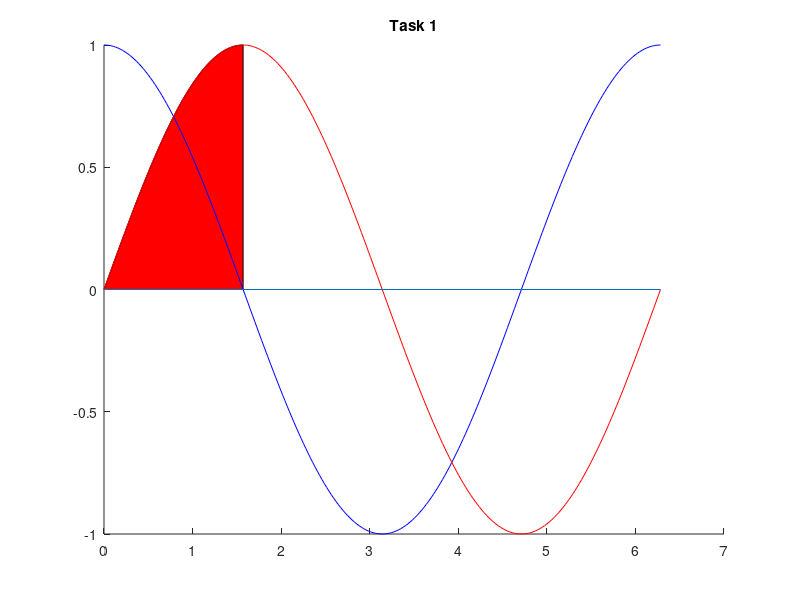
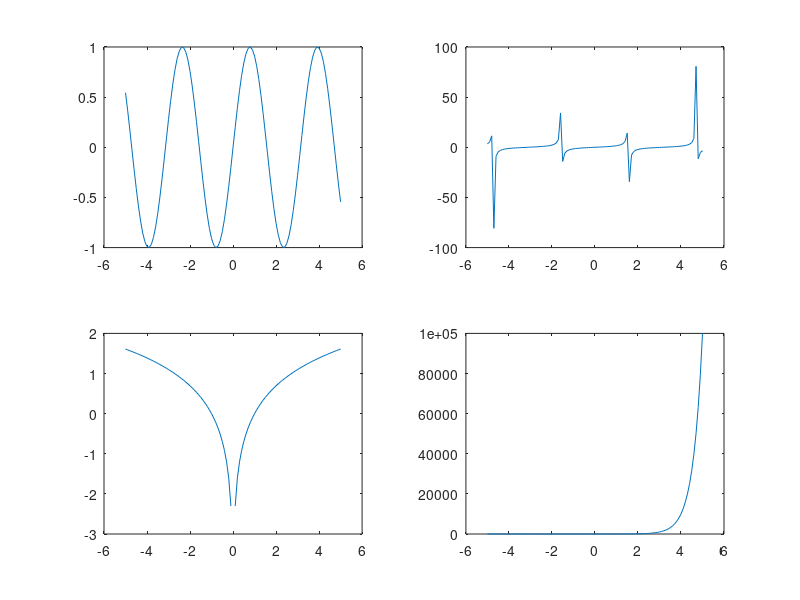
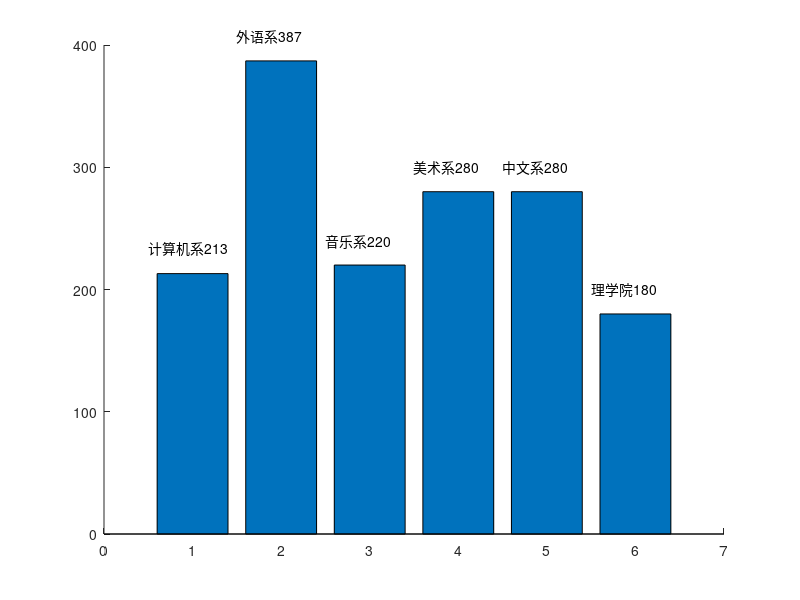
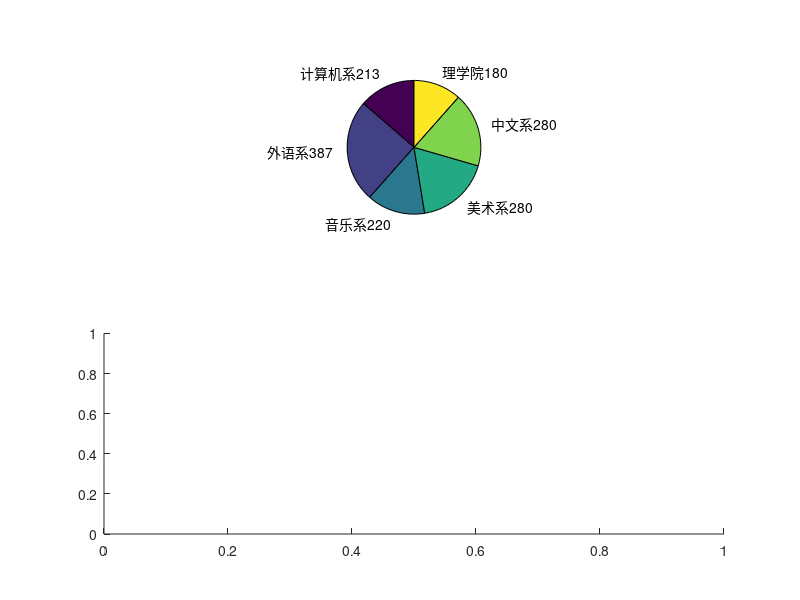

MATLAB code for these plots, in order: (Note: this script raises an error after producing the figures.)
% Task 1
figure;
hold on
x1 = 0:pi/120:pi/2;
y1 = sin(x1);
fill([x1,pi/2],[y1,0],'r');
x2 = 0:pi/120:pi*2;
y2 = cos(x2);
y3 = sin(x2);
plot(x2,y2,'b');
plot(x2,y3,'r');
line([0,2*pi],[0,0]);
title('Task 1');
hold off

% Task 2
figure;
hold on
x = -5:0.1:5;
subplot(2,2,1)
title('Task 2.1');
plot(x,sin(2*x));
subplot(2,2,2)
title('Task 2.2');
plot(x,tan(x));
subplot(2,2,3)
title('Task 2.3');
plot(x,log(x));
subplot(2,2,4)
title('Task 2.4');
plot(x,10.^x);
hold off

% Task 3 
figure;
hold on;
y=[213,387,220,280,280,180];
bar(y);
name={'计算机系','外语系','音乐系','美术系','中文系','理学院'};
for i=1:6
text(i-0.5,y(i)+20,strcat(name(i),num2str(y(i))));
end
figure;
for i=1:6
name(i)=strcat(name(i),num2str(y(i)));
end
subplot(2,1,1);
pie(y,name);
subplot(2,1,2);
X = categorical({'计算机系','外语系','音乐系','美术系','中文系','理学院'});
X = reordercats(X,{'计算机系','外语系','音乐系','美术系','中文系','理学院'});
bar(X,y);
hold off;

title('Task 3');
hold off;

% Task 4
figure;
hold on;
x=linspace(-3,3,100);
y=linspace(-2,2,80);
[X,Y]=meshgrid(x,y);
z=X.^2+exp(Y).*abs(X)./(X.^4+1);
mesh(x,y,z);
title('Task 4');
hold off;

% Task 5
figure;
hold on;
t=linspace(0,2*pi,500);
x=sin(t);
y=t.^2+exp(t);
title('Task 5');
comet(x,y);
hold off;

% Task 6
figure;

subplot(2,2,1);
hold on;
t=0:0.01:2*pi;
y=cos(7*t/2);
polar(t,y);
title('Task 6.1');
hold off;

subplot(2,2,2);
hold on;
y=sin(t)./t;
polar(t,y);
title('Task 6.2');
hold off;


subplot(2,2,3);
hold on;
y=1-cos(7*t).^3;
polar(t,y);
title('Task 6.3');
hold off;

% Task 7

r = input("Input r=");
figure;
title('Task 7.1');
[x,y]=meshgrid(-r:0.2:r);
z = sqrt(r.^2-x.^2-y.^2);
surf(x,y,real(z));
hold on;
surf(x,y,-real(z));
hold off;

a = input("Input a=");
b = input("Input b=");
c = input("Input c=");
figure;
title('Task 7.2');
z=sqrt(c.^2*(x.^2/(a.^2)+y.^2/(b.^2)-1));
surf(x,y,real(z))
hold on;
surf(x,y,-real(z))
hold off;

figure;
title('Task 7.3');
z=sqrt(c.^2*(x.^2/(a.^2)-y.^2/(b.^2)-1));
surf(x,y,real(z))
hold on;
surf(x,y,-real(z))
hold off;
